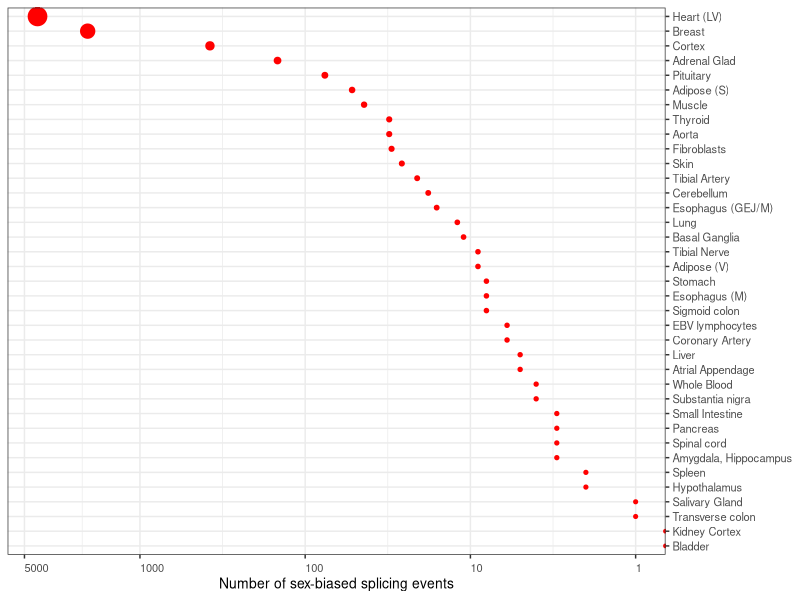

Write the R code that produced this figure.
# Removal all variables from workspace
#Be sure to set working dir to source file location
rm(list=ls())
library(dplyr)
library(ggplot2)
library(scales)
library(viridis)
library(scales)



totals <- read.table("Totals_by_tissue_annotated.txt", sep = "\t", quote = NULL, header = T)


totals_s <- totals %>% arrange(Total)

totals_s$Label <- factor(totals_s$Label, levels = totals_s$Label)


## Function to get a reverse log10 scale on the x axis
reverselog_trans <- function(base = exp(1)) {
  trans <- function(x) -log(x, base)
  inv <- function(x) base^(-x)
  trans_new(paste0("reverselog-", format(base)), trans, inv, 
            log_breaks(base = base), 
            domain = c(1e-100, Inf))
}



g<-ggplot(totals_s, aes(y = Label, x = Total, size = Total)) +
  geom_point(color = "red") +
  theme_bw() +
  scale_x_continuous(trans=reverselog_trans(), breaks=c(1,10,100,1000,5000,10000)) +#breaks=c(10000, 5000,1000,100,10,1)) +
  scale_y_discrete(position = "right") +
  theme(axis.text.x = element_text(size=8, angle = 0, hjust = 0.0, vjust = 0.5),
        axis.text.y = element_text(size=8),
        axis.title.x = element_text(face="plain", colour="black", 
                                    size=10),
        axis.title.y = element_blank(),
        legend.title=element_blank(),
        legend.text = element_text(face="plain", colour="black", 
                                   size=8)) +
  xlab(paste("Number of sex-biased splicing events")) +
  ylab("Tissue") + 
  guides(size=FALSE)

g
ggsave("figure1e.pdf",g, height = 4.5, width = 4)
